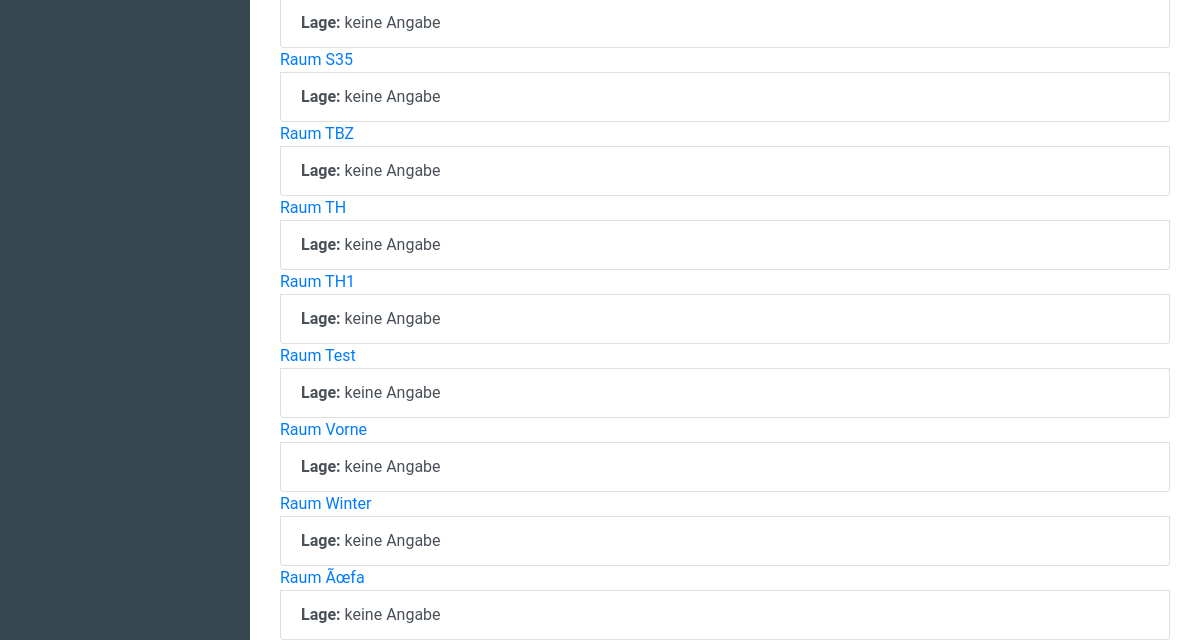
/room/all/ (lower part), run on an earlier commit of the app's database.
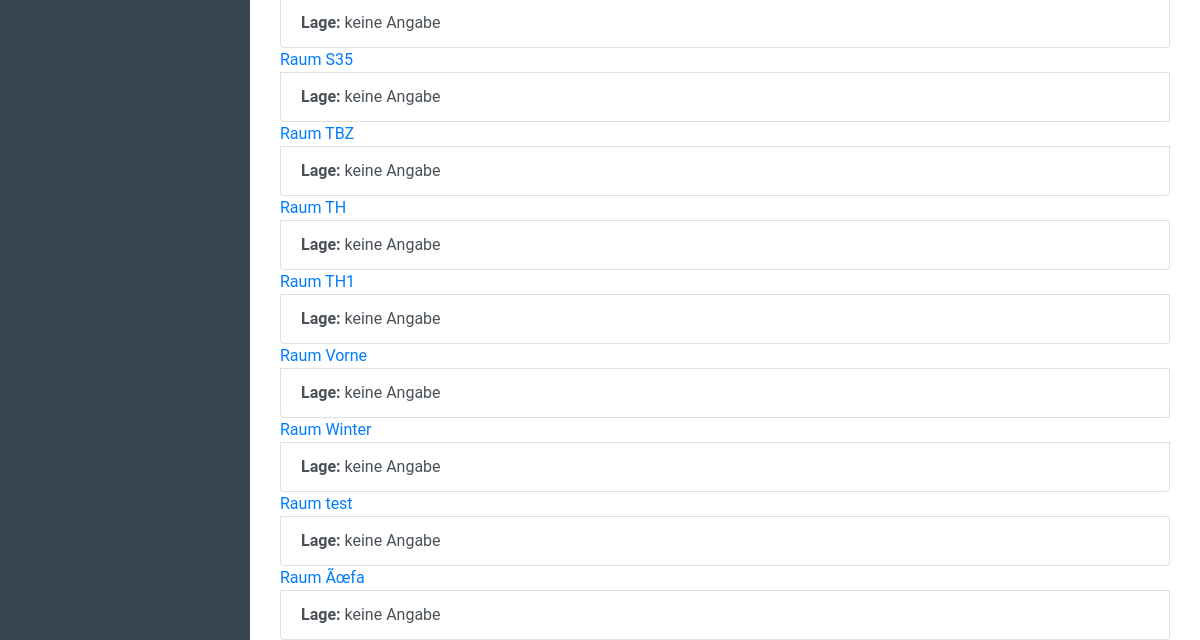
And on a later commit of the database.
### inventory_managementsentials/models.py (models this page shows, shortened)
class Room(models.Model):
    description = models.CharField(max_length=99, unique=True, primary_key=True)
    location = models.ForeignKey('Location', null=True, on_delete=models.SET_NULL, blank=True)
    blackboard = models.BooleanField(blank=True, null=True)
    chair = models.DecimalField(blank=True, max_digits=3, decimal_places=0, null=True)
    table = models.DecimalField(blank=True, max_digits=3, decimal_places=0, null=True)
    class Meta:
        verbose_name = "room"
        verbose_name_plural = "rooms"

### inventory_managementsentials/views.py (the view)
# urls.py: url(r'^room/all/$', views.RoomView.as_view(), name='RoomView'),
class RoomView(generic.ListView):
    template_name = 'inventory_managementsentials/all/all_rooms.html'
    context_object_name = "room_list"
    def get_queryset(self):
        filter_description = self.request.GET.get('room_description', None)
        if filter_description is not None:
            return Room.objects.filter(description__icontains=filter_description)
        else:
            return Room.objects.order_by('description')

### inventory_managementsentials/models.py (called while the page is built)
    def __str__(self):
        return "{} / {}".format(self.get_floor_display(), self.get_building_display())

### inventory_managementsentials/templates/inventory_managementsentials/all/all_rooms.html (shortened to what this page needs)
{% extends "inventory_managementsentials/base.html" %}
{% block content %}
    <div class="container">
        <div class="whatever_else_you_need">
            {% if room_list %}
                {% for room in room_list %}
                    <div class="list-group">
                        <a href="{% url 'inventory_managementsentials:room' room.description %}" class="list-group-itemlist-group-item-action active">Raum {{ room.description }}</a>
                        <a href="#" class="list-group-item list-group-item-action"><strong>Lage: </strong>{{ room.location|default_if_none:"keine Angabe" }}</a>
                    </div>
                {% endfor %}
        </div>
            {% else %}
                <p>Keine Räumer vorhanden</p>
            {% endif %}
    </div>
{% endblock %}

What changed in the data, as far as the page shows it:
removed Room: description "Test", location "keine Angabe"
added Room: description "test", location "keine Angabe"
